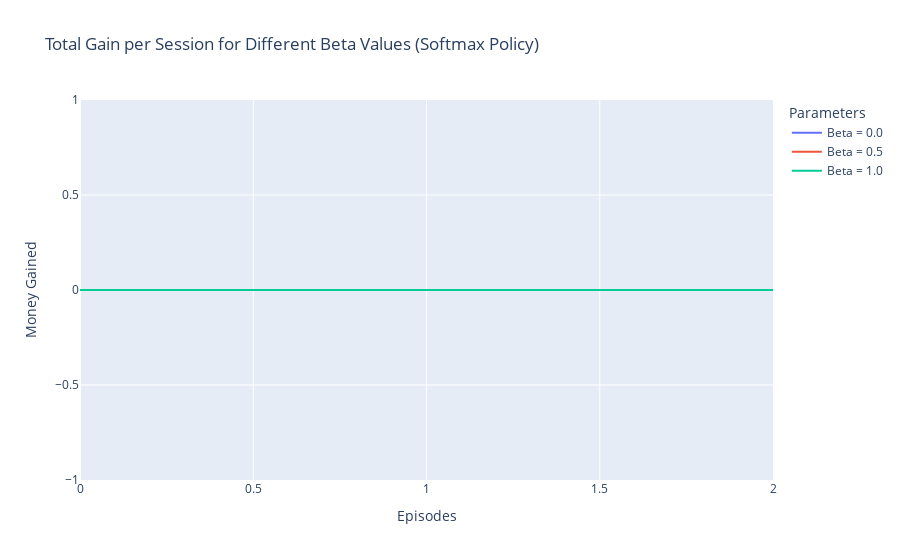
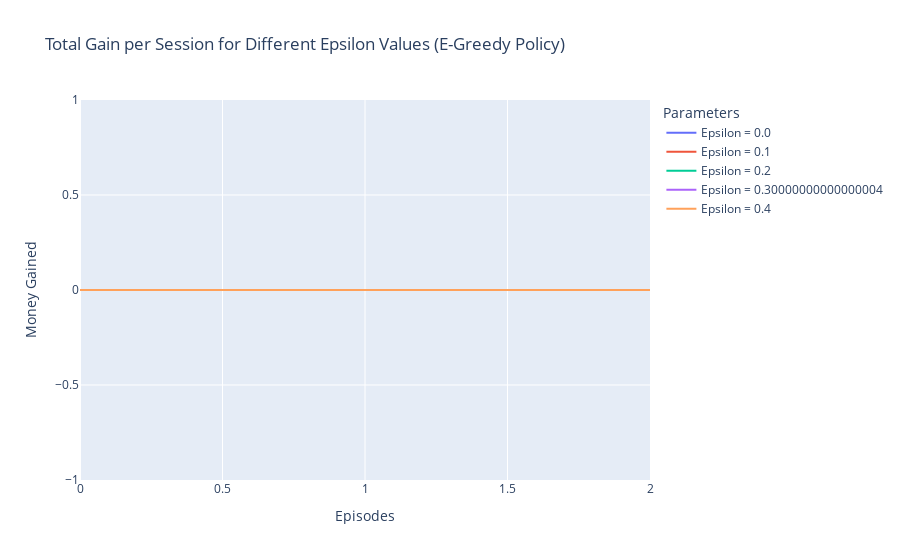

Source (notebook cell) for these figures, in order:
### Markdown cell above
### Gamma parameter
Now let's compare the different discount factors

### Code cell
import numpy as np
import pandas as pd
import plotly.graph_objects as go
import random
import time
from collections import deque
from keras.models import Sequential
from keras.layers import Dense
from keras.optimizers import Adam

# Define the Agent class
class Agent:
    def __init__(self, alpha, gamma, epsilon, beta, data, assets, policy, window_size):
        self.alpha = alpha
        self.gamma = gamma
        self.epsilon = epsilon
        self.beta = beta
        self.data = data
        self.assets = assets
        self.policy = policy
        self.window_size = window_size
        self.state_size = window_size
        self.action_size = 3  # sit, buy, sell
        self.memory = deque(maxlen=500)
        self.inventory = []

        self.model = self._model()

    def _model(self):
        model = Sequential()
        model.add(Dense(units=64, input_dim=self.state_size, activation="relu"))
        model.add(Dense(units=32, activation="relu"))
        model.add(Dense(units=8, activation="relu"))
        model.add(Dense(self.action_size, activation="linear"))
        model.compile(loss="mse", optimizer=Adam(learning_rate=0.001))
        return model

    def act(self, state):
        state = np.reshape(state, [1, self.state_size])  # Ensure correct shape
        if random.random() <= self.epsilon:
            return random.randrange(self.action_size)
        options = self.model.predict(state)
        return np.argmax(options[0])

    def expReplay(self, batch_size):
        if len(self.memory) < batch_size:
            return  # Not enough samples to perform experience replay

        mini_batch = random.sample(self.memory, batch_size)
        for state, action, reward, next_state, done in mini_batch:
            target = reward
            if not done:
                target = reward + self.gamma * np.amax(self.model.predict(np.reshape(next_state, [1, self.state_size]))[0])
            target_f = self.model.predict(np.reshape(state, [1, self.state_size]))
            target_f[0][action] = target
            self.model.fit(np.reshape(state, [1, self.state_size]), target_f, epochs=1, verbose=0)  # Suppress output

        if self.epsilon > 0.01:
            self.epsilon *= 0.995

    def simulate(self, max_episodes=20, max_time=120):
        rewards = []
        gains = []
        episodes = min(max_episodes, 10)
        start_time = time.time()
        
        for episode in range(episodes):
            if time.time() - start_time > max_time:
                print(f"Simulation terminated early at episode {episode} due to time limit.")
                break
            
            total_reward = 0
            state = self.data[:self.window_size]
            for i in range(self.window_size, len(self.data)):
                action = self.act(state)
                reward = 0  # Placeholder for reward calculation
                next_state = self.data[i-self.window_size:i]
                self.memory.append((state, action, reward, next_state, False))
                self.expReplay(batch_size=32)
                state = next_state
                total_reward += reward
                
                # Print key information
                print(f"Episode {episode}, Step {i}: Action {action}, Reward {reward}, Total Reward {total_reward}")

            rewards.append(total_reward)
            gains.append(total_reward)
            
            # Optional: Save results periodically
            if episode % 5 == 0:  # Less frequent saving
                pd.DataFrame(gains).to_csv('simulation_gains.csv', index=False)
        
        # Print final results
        print(f"Final Rewards: {rewards}")
        print(f"Final Gains: {gains}")
        return rewards, gains, None, None

def main():
    # Define smaller data window
    data_window = np.array(nvda_df[['Close']].rolling(window=5).mean().dropna())  # Reduced window size

    # Run simulations
    def run_simulations(parameters, policy_type):
        results = []
        for param in parameters:
            if policy_type == "softmax":
                beta = param
                agent = Agent(alpha=0.6, gamma=0.6, epsilon=0.2, beta=beta, data=data_window, assets=1000, policy="softmax", window_size=5)  # Reduced window size
            elif policy_type == "egreedy":
                epsilon = param
                agent = Agent(alpha=0.6, gamma=0.6, epsilon=epsilon, beta=4, data=data_window, assets=1000, policy="egreedy", window_size=5)  # Reduced window size
            else:
                raise ValueError("Policy type not recognized")

            # Simulate with reduced episodes and time
            rewards, gains, m, b = agent.simulate(max_episodes=20, max_time=120)  # Reduced episodes and time
            results.append((param, gains))
        
        return results

    # Define smaller parameter ranges
    beta_params = [0.5 * i for i in range(3)]  # Fewer beta parameters
    epsilon_params = [0.1 * i for i in range(5)]  # Fewer epsilon parameters

    # Run simulations
    softmax_results = run_simulations(beta_params, "softmax")
    egreedy_results = run_simulations(epsilon_params, "egreedy")

    # Plot results
    def plot_results(results, parameter_name, title):
        fig = go.Figure()
        
        for param, gains in results:
            fig.add_trace(go.Scatter(
                x=list(range(len(gains))),
                y=gains,
                mode='lines',
                name=f'{parameter_name} = {param}'
            ))
        
        fig.update_layout(
            title=title,
            xaxis_title='Episodes',
            yaxis_title='Money Gained',
            legend_title='Parameters'
        )
        
        fig.show()

    # Visualize results with a limited number of points
    plot_results(softmax_results, 'Beta', 'Total Gain per Session for Different Beta Values (Softmax Policy)')
    plot_results(egreedy_results, 'Epsilon', 'Total Gain per Session for Different Epsilon Values (E-Greedy Policy)')

    # Evaluate the agent in the context of RL
    def evaluate_agent(agent):
        # Example of evaluating the agent's actions
        state = data_window[:5]
        action = agent.act(state)
        print(f"Action taken: {action} (0: sit, 1: buy, 2: sell)")

        reward = 0  # Replace with actual reward logic
        print(f"Reward: {reward}")

        if reward > 0:
            print("Positive reward indicates a successful action in the given state.")
        else:
            print("Negative or zero reward indicates the action was not beneficial in the given state.")

    # Example usage of evaluate_agent with the last agent created (for demonstration purposes)
    if softmax_results:
        last_agent = Agent(alpha=0.6, gamma=0.6, epsilon=0.2, beta=beta_params[-1], data=data_window, assets=1000, policy="softmax", window_size=5)  # Last agent for example
        evaluate_agent(last_agent)
    if egreedy_results:
        last_agent = Agent(alpha=0.6, gamma=0.6, epsilon=epsilon_params[-1], beta=4, data=data_window, assets=1000, policy="egreedy", window_size=5)  # Last agent for example
        evaluate_agent(last_agent)

if __name__ == "__main__":
    main()

### Figure 1 — Plotly figure (JSON) as saved in the notebook; plotly's stock layout.template omitted (floating-point values rounded to 4 significant figures)
{"data": [{"mode": "lines", "name": "Beta = 0.0", "type": "scatter", "x": [0, 1, 2], "y": [0, 0, 0]}, {"mode": "lines", "name": "Beta = 0.5", "type": "scatter", "x": [0, 1, 2], "y": [0, 0, 0]}, {"mode": "lines", "name": "Beta = 1.0", "type": "scatter", "x": [0, 1, 2], "y": [0, 0, 0]}], "layout": {"legend": {"title": {"text": "Parameters"}}, "title": {"text": "Total Gain per Session for Different Beta Values (Softmax Policy)"}, "xaxis": {"title": {"text": "Episodes"}}, "yaxis": {"title": {"text": "Money Gained"}}}}

### Figure 2 — Plotly figure (JSON) as saved in the notebook; plotly's stock layout.template omitted (floating-point values rounded to 4 significant figures)
{"data": [{"mode": "lines", "name": "Epsilon = 0.0", "type": "scatter", "x": [0, 1, 2], "y": [0, 0, 0]}, {"mode": "lines", "name": "Epsilon = 0.1", "type": "scatter", "x": [0, 1, 2], "y": [0, 0, 0]}, {"mode": "lines", "name": "Epsilon = 0.2", "type": "scatter", "x": [0, 1, 2], "y": [0, 0, 0]}, {"mode": "lines", "name": "Epsilon = 0.30000000000000004", "type": "scatter", "x": [0, 1, 2], "y": [0, 0, 0]}, {"mode": "lines", "name": "Epsilon = 0.4", "type": "scatter", "x": [0, 1, 2], "y": [0, 0, 0]}], "layout": {"legend": {"title": {"text": "Parameters"}}, "title": {"text": "Total Gain per Session for Different Epsilon Values (E-Greedy Policy)"}, "xaxis": {"title": {"text": "Episodes"}}, "yaxis": {"title": {"text": "Money Gained"}}}}
